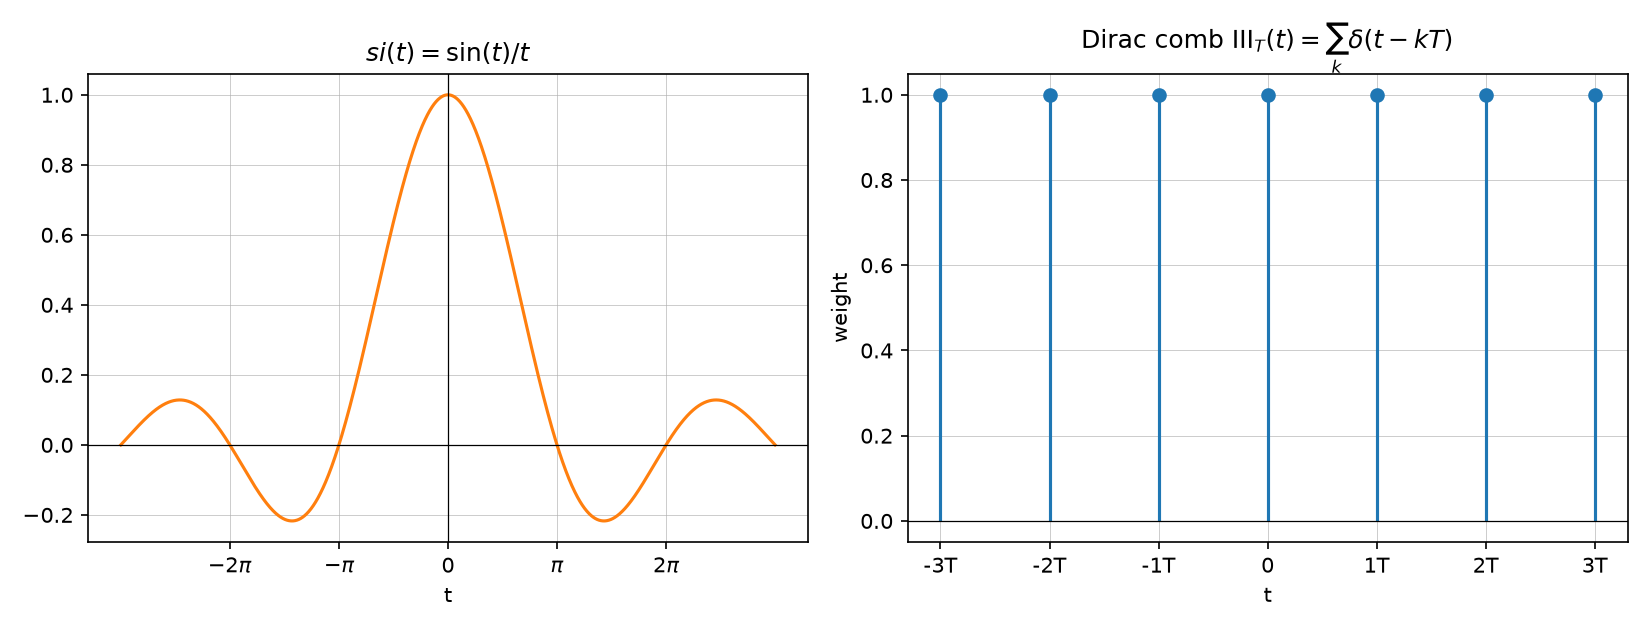

Source code (Python):
"""Plot the si-function (unnormalized sinc) and a sampled Dirac comb.

Source: signals_1.pdf p.4 (si-function) and p.5 (Dirac impulse comb).
Generates wiki/assets/plots/sinc_and_dirac_comb.png.
"""
import numpy as np
import matplotlib.pyplot as plt

fig, axes = plt.subplots(1, 2, figsize=(11, 4.2))

t = np.linspace(-3 * np.pi, 3 * np.pi, 2000)
si = np.sinc(t / np.pi)  # numpy sinc is sin(pi x)/(pi x) -> si(t) = sin(t)/t
axes[0].plot(t, si, color="tab:orange")
axes[0].set_title(r"$si(t) = \sin(t)/t$")
axes[0].axhline(0, color="black", linewidth=0.6)
axes[0].axvline(0, color="black", linewidth=0.6)
axes[0].set_xticks([-2 * np.pi, -np.pi, 0, np.pi, 2 * np.pi])
axes[0].set_xticklabels([r"$-2\pi$", r"$-\pi$", "0", r"$\pi$", r"$2\pi$"])
axes[0].grid(True, linewidth=0.3)
axes[0].set_xlabel("t")

T = 1.0
k = np.arange(-3, 4)
axes[1].stem(k * T, np.ones_like(k), basefmt=" ")
axes[1].set_title(r"Dirac comb $\mathrm{III}_T(t)=\sum_k \delta(t-kT)$")
axes[1].axhline(0, color="black", linewidth=0.6)
axes[1].set_xticks(k * T)
axes[1].set_xticklabels([f"{kk}T" if kk != 0 else "0" for kk in k])
axes[1].grid(True, linewidth=0.3)
axes[1].set_xlabel("t")
axes[1].set_ylabel("weight")

fig.tight_layout()
fig.savefig("wiki/assets/plots/sinc_and_dirac_comb.png", dpi=150)
print("saved")
